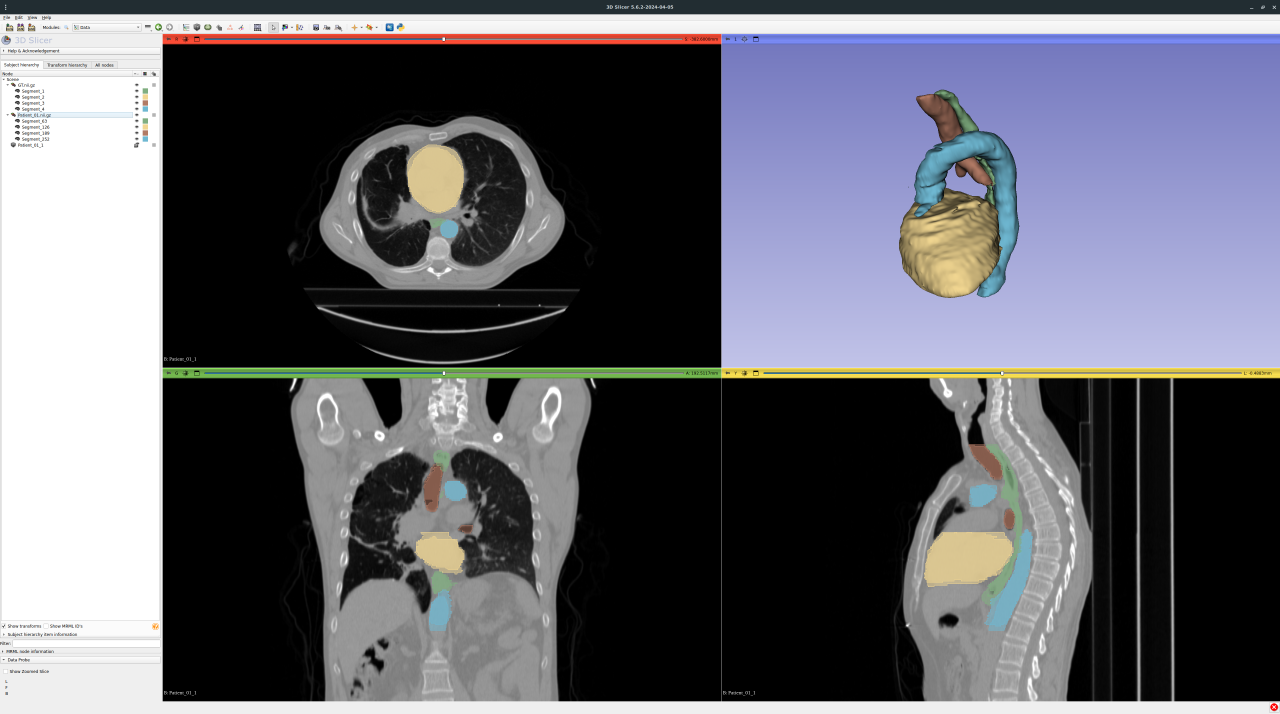
#> input picture 3dslicer.png, 3840 x 2140 px (shown at 1/3 size)
$ python -i preprocessing.py   (imports and definitions only)   (older library calls are emulated)
#> lines starting #> are read from the running program, lines starting #| are printed output that depends on the picture
#> further down, picture is the input picture: shape (2140, 3840, 3); mean B, G, R 107.5, 99.4, 99
import numpy as np
import cv2

# [33 lines left out: functions _percentile_window_u8, _tone_map_log_u8, _clahe_adaptive_u8, _z_smooth_3tap, not called in this run]

def _unsharp_gated(img_u8: np.uint8, sigma=1.0, amount=0.14) -> np.uint8:
#> called with sigma = 1, amount = 0.14
    src = img_u8.astype(np.float32)
    blur = cv2.GaussianBlur(src, (0, 0), sigmaX=sigma, sigmaY=sigma)
    mask = src - blur
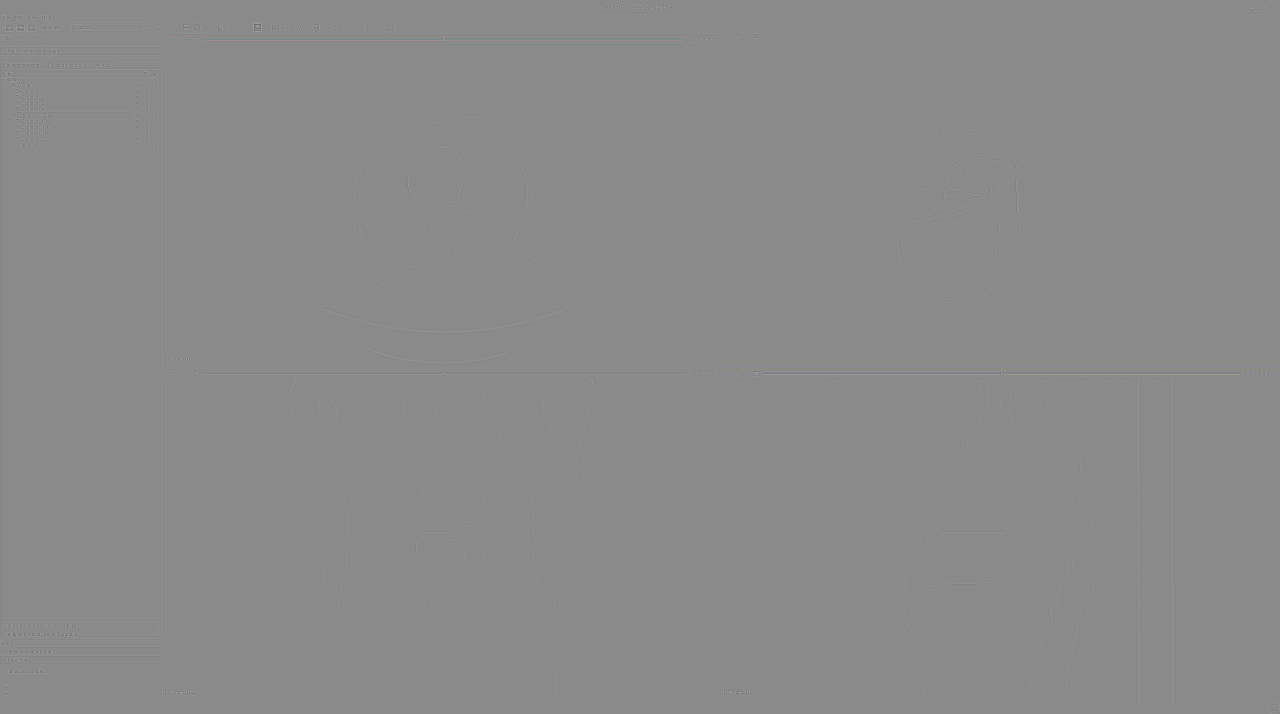
#> mask: shape (2140, 3840, 3) float32 (shown at 1/3 size); mean B, G, R 0, 0, 0; drawn with min black and max white
    gx = cv2.Sobel(src, cv2.CV_32F, 1, 0, ksize=3)
    gy = cv2.Sobel(src, cv2.CV_32F, 0, 1, ksize=3)
    mag = cv2.magnitude(gx, gy)
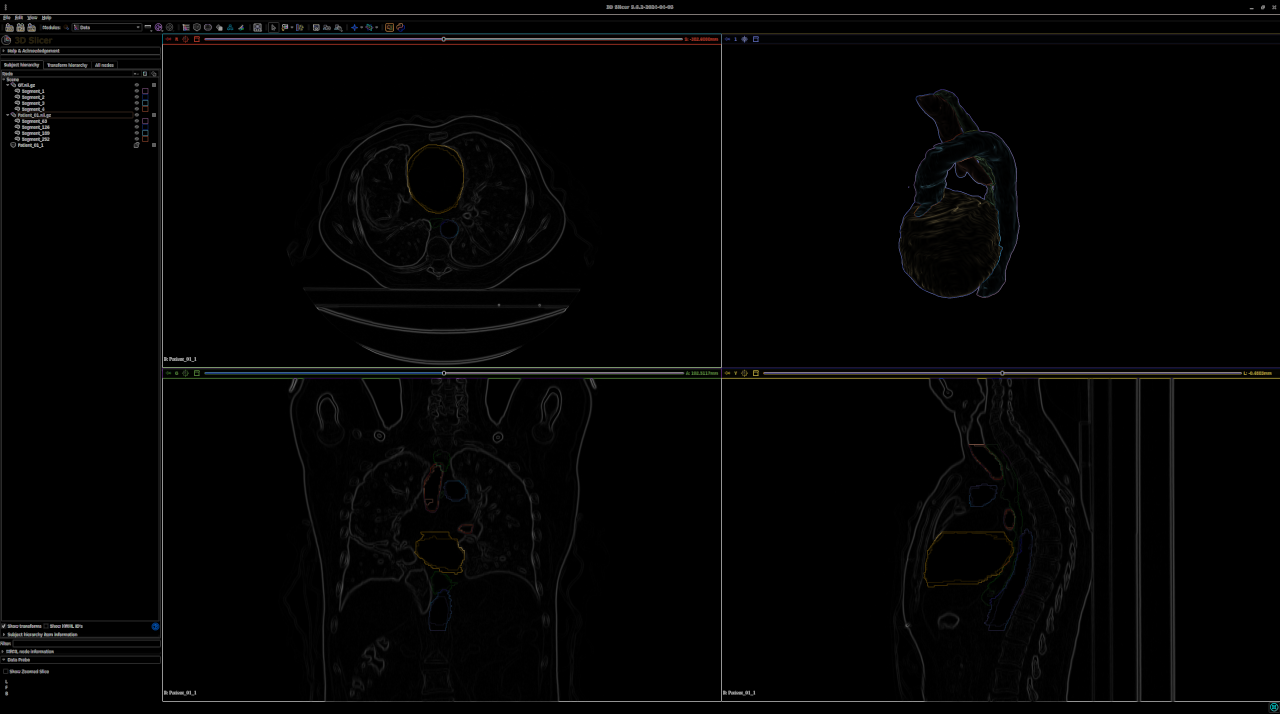
#> mag: shape (2140, 3840, 3) float32 (shown at 1/3 size); mean B, G, R 17.2, 17.4, 17.7; drawn with min black and max white
    mag = mag / (mag.max() + 1e-6)
    gate = np.sqrt(mag)
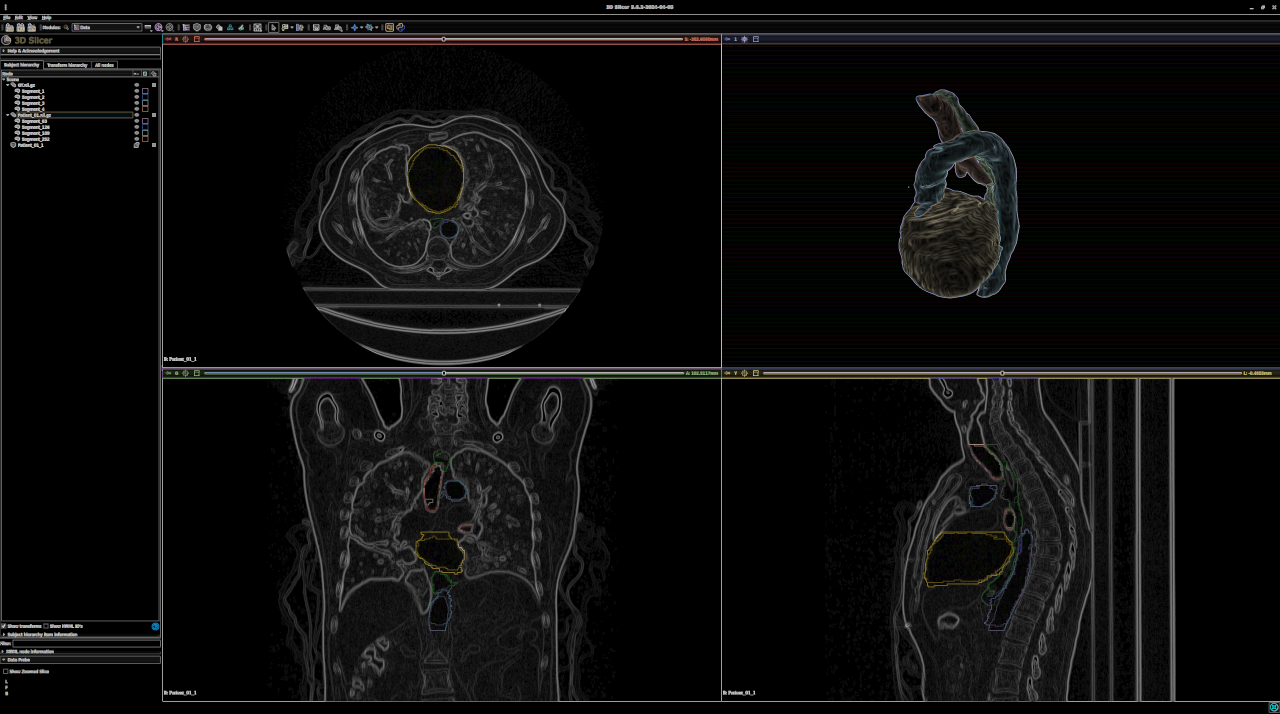
#> gate: shape (2140, 3840, 3) float32 (shown at 1/3 size); mean B, G, R 0.0508, 0.0523, 0.0526
    out = src + (amount * gate) * mask
    return np.clip(out, 0, 255).astype(np.uint8)

# [22 lines left out: function preprocess_ct_volume, not called in this run]

>>> import cv2
>>> picture = cv2.imread('3dslicer.png')
>>> result = _unsharp_gated(picture)

$ run again, on viewer_segthor.png
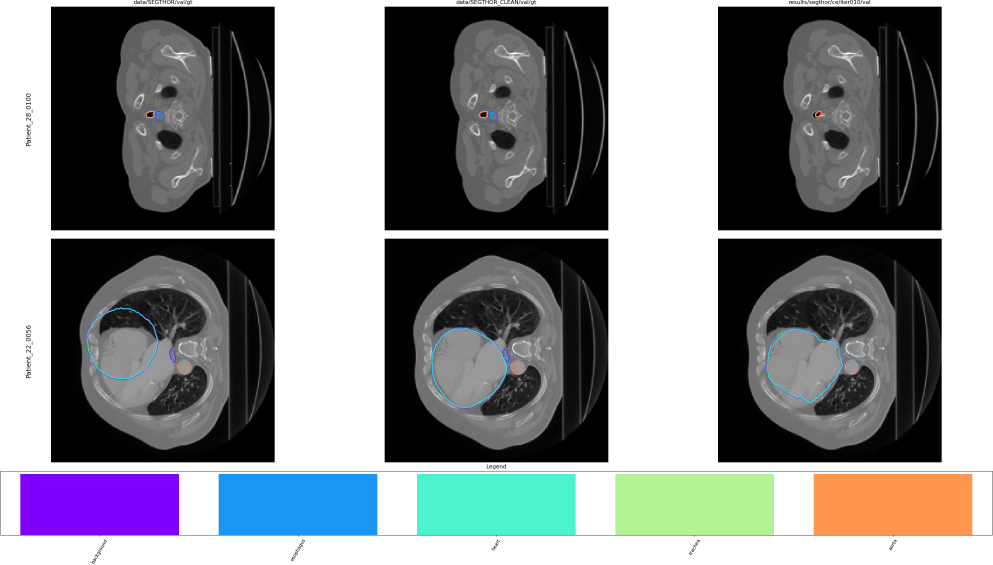
#> input picture viewer_segthor.png, 2979 x 1693 px (shown at 1/3 size)
#> picture is the input picture: shape (1693, 2979, 3); mean B, G, R 135.7, 133.1, 130.8
#> in _unsharp_gated, `gy = cv2.Sobel(src, cv2.CV_32F, 0, 1, ksize=3)`:
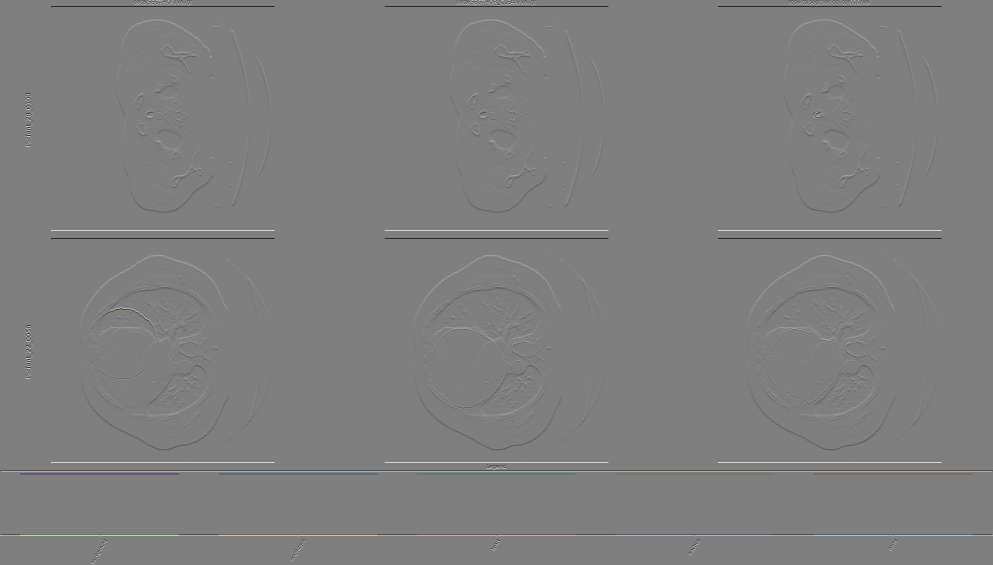
#> gy: shape (1693, 2979, 3) float32 (shown at 1/3 size); mean B, G, R 0.1, 0.1, 0.1; drawn with min black and max white
#> in _unsharp_gated, `gate = np.sqrt(mag)`:
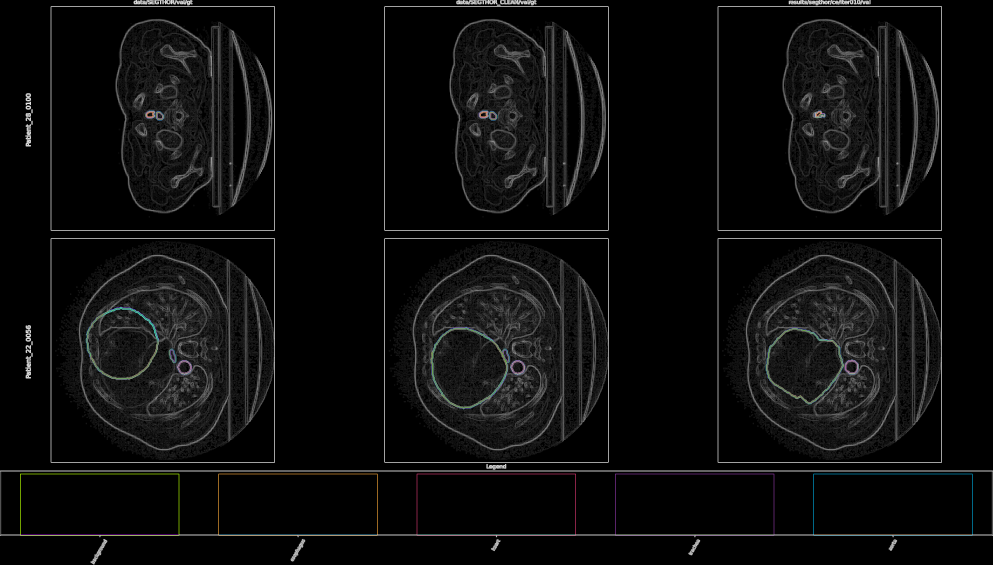
#> gate: shape (1693, 2979, 3) float32 (shown at 1/3 size); mean B, G, R 0.0523, 0.0526, 0.0524
